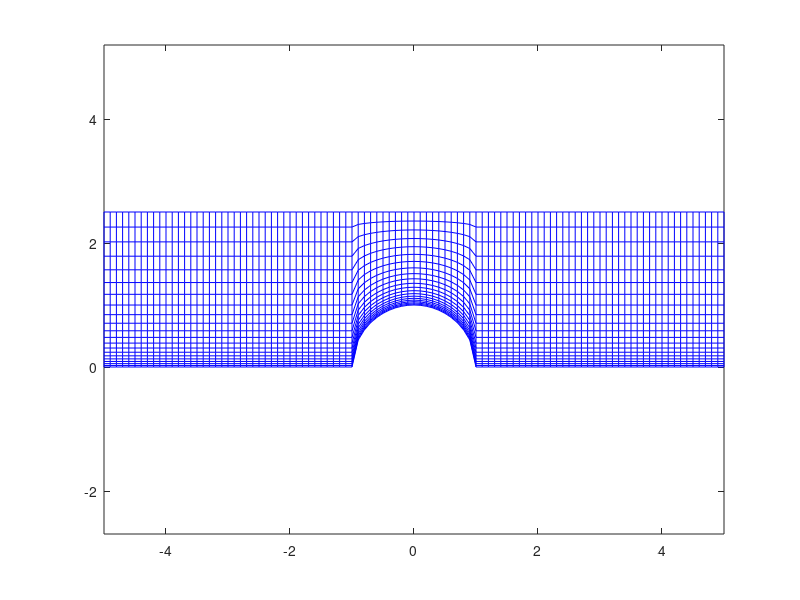

MATLAB code for this plot: (Note: this script raises an error after producing the figure.)
clc;
clear;
close all;

%% Generate Computational Grid

nE = 21; % number of Eta points -> y-dirs
nZ = 101; % number of Zeta points -> x dir

de = 1./(nE-1);
dz = 1./(nZ-1);

[ZZ, EE] = meshgrid(0:dz:1, 0:de:1);

%% Generate Domain and Boundary Conditions

XX = ones(nE, nZ);
YY = ones(nE, nZ);
rad = 1;
tau = rad;
betaM = 1.05; % mesh clustering

% E1 - west
XX(:,1) = -5;
YY(:,1) = linspace(0,2.5, nE);

% E2 - east
XX(:,end) = 5;
YY(:,end) = YY(:,1);

% E3 - south
XX(1,:) = linspace(XX(1,1), XX(1,end), nZ);
YY(1,:) = [ zeros(size(XX(1,XX(1,:) < -rad))),...
            tau.*sqrt(rad^2 - XX(1,XX(1,:) >= -rad & XX(1,:) <= rad).^2),...
            zeros(size(XX(1,XX(1,:) > rad)))];

% E4 - north
XX(end,:) = XX(1,:);
YY(end,:) = 2.5;

% Fill in rest of values
for i = 1:(size(XX,2))
   XX(:,i) = linspace(XX(1,i),XX(end,i),length(XX(:,i))); 
   HH = YY(end,i) - YY(1,i);
   YY(2:end-1,i) = YY(1,i) + HH .* ((betaM+1)-(betaM-1).*(((betaM+1)/(betaM-1)).^(1-EE(2:end-1,i))))./(((betaM+1)./(betaM-1)).^(1-EE(2:end-1,i))+1);
%    YY(:,i) = linspace(YY(1,i),YY(end,i),length(YY(:,i)));
    
end

figure();plot(XX, YY, 'b-', XX', YY', 'b-');axis equal
res = 1;
tol = 1e-3;
wSOR = 1.74;

% XXold = XX;
% YYold = YY;

%% Compute Mesh with Line SOR?

while res(end) > tol
    XXold = XX;
    YYold = YY;
% XX = XXold;
%     YY = YYold;
    
    for i = 2:(size(XX,2)-1)
        xE = [0; (XX(3:end,i) - XX(1:end-2,i) )./(2*de); 0];
        xZ = [0; (XX(2:end-1,i+1) - XX(2:end-1,i-1))./(2*dz); 0];
        yE = [0; (YY(3:end,i) - YY(1:end-2,i) )./(2*de); 0];
        yZ = [0; (YY(3:end,i+1) - YY(1:end-2,i-1))./(2*de); 0];
        xZE = [0; (XX(3:end,i+1)-XX(1:end-2,i+1)-XX(3:end,i-1)+XX(1:end-2,i-1))./(4*de*dz);0];
        yZE = [0; (YY(3:end,i+1)-YY(1:end-2,i+1)-YY(3:end,i-1)+YY(1:end-2,i-1))./(4*de*dz);0];

        eXX = [0;((EE(2:end-1,i+1) - EE(2:end-1,i))./(XX(2:end-1,i+1) - XX(2:end-1,i)) - (EE(2:end-1,i) - EE(2:end-1,i-1))./(XX(2:end-1,i) - XX(2:end-1,i-1)))./(0.5.*(XX(2:end-1,i+1) - XX(2:end-1,i-1))); 0];
        eYY = [0; ((EE(3:end,i) - EE(2:end-1,i))./(YY(3:end,i) - YY(2:end-1,i)) - (EE(2:end-1,i) - EE(1:end-2,i))./(YY(2:end-1,i) - YY(1:end-2,i)))./(0.5.*(YY(3:end,i) - YY(1:end-2,i))); 0];
        zXX = [0; ((ZZ(2:end-1,i+1) - ZZ(2:end-1,i))./(XX(2:end-1,i+1) - XX(2:end-1,i)) - (ZZ(2:end-1,i) - ZZ(2:end-1,i-1))./(XX(2:end-1,i) - XX(2:end-1,i-1)))./(0.5.*(XX(2:end-1,i+1) - XX(2:end-1,i-1))); 0];
        zYY = [0; ((ZZ(3:end,i) - ZZ(2:end-1,i))./(YY(3:end,i) - YY(2:end-1,i)) - (ZZ(2:end-1,i) - ZZ(1:end-2,i))./(YY(2:end-1,i) - YY(1:end-2,i)))./(0.5.*(YY(3:end,i) - YY(1:end-2,i))); 0];

        alpha = xE.^2 + yE.^2;
        beta = xZ.*xE + yZ.*yE;
        gamma = xZ.^2 + yZ.^2;
        Jac = xZ.*yE - xE.*yZ;

        % Calculate the Laplacian using Tridiagonal Matrix
        aa = gamma ./ (de^2);
        bb = [1; -2.*(alpha(2:end-1)./(dz^2) + gamma(2:end-1)./(de^2)); 1];
        cc = aa;
%         - Jac(2:end-1).^2.*((eXX(2:end-1)+eYY(2:end-1)).*xZ(2:end-1) + (zXX(2:end-1)+zYY(2:end-1)).*xE(2:end-1))
        ddX = [XX(1,i); 2.*beta(2:end-1).*xZE(2:end-1) - alpha(2:end-1)./(dz^2).*(XX(2:end-1,i-1)+XX(2:end-1,i+1)); XX(end,i)];
        ddY = [YY(1,i); 2.*beta(2:end-1).*yZE(2:end-1) - alpha(2:end-1)./(dz^2).*(YY(2:end-1,i-1)+YY(2:end-1,i+1)); YY(end,i)];

        XX(:,i) = wSOR.*thomas3(aa,bb,cc,ddX) + (1-wSOR).*XX(:,i);
        YY(:,i) = wSOR.*thomas3(aa,bb,cc,ddY) + (1-wSOR).*YY(:,i);
        
        resCheck = max(max(abs(XX(:,i)-XXold(:,i))), max(abs(YY(:,i)-YYold(:,i))));
        
        if resCheck > 1
           error('Residual is growing too fast?\n'); 
        end

    end
    
    res(end+1) = max(max(abs(XX(:)-XXold(:))), max(abs(YY(:)-YYold(:))));
%     if res(end) > 1
%        error('Residual is growing too fast?\n'); 
%         
%     end
end


%% Post-Process?

figure();plot(XX, YY, 'b-', XX', YY', 'b-');axis equal

figure();semilogy(1:length(res), res);